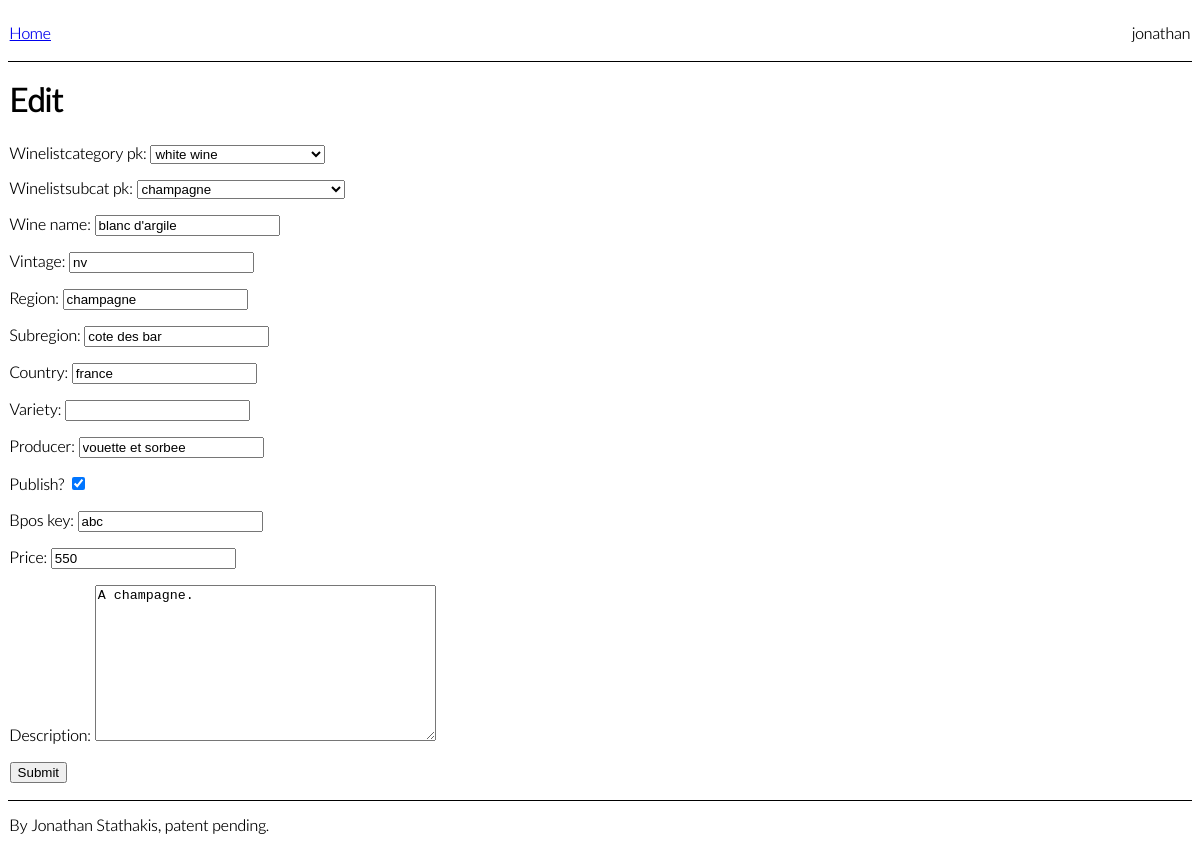
Page /update/1/ (signed in) on the committed database.
### wine_wiki/models.py (models this page shows, shortened)
class Wine(models.Model):
    winelistcategory_pk = models.ForeignKey(
        WineListCategory, on_delete=models.PROTECT, null=True
    )
    winelistsubcat_pk = models.ForeignKey(
        WineListSubCat, on_delete=models.PROTECT, null=True
    )
    wine_name = models.CharField(max_length=100, blank=True)
    vintage = models.CharField(max_length=4, blank=True)
    region = models.CharField(max_length=100, blank=True)
    subregion = models.CharField(max_length=100, blank=True)
    country = models.CharField(max_length=100, blank=True)
    variety = models.CharField(max_length=100, blank=True)
    producer = models.CharField(max_length=100, blank=True)
    is_published = models.BooleanField(default=False, verbose_name="Publish?")
    created_on = models.DateTimeField(auto_now_add=True)
    bpos_key = models.CharField(max_length=100, blank=True)
    price = models.IntegerField(blank=True)
    description = models.TextField(blank=True)
    """represents a wine wiki wine"""

### wine_wiki/views.py (the view)
# urls.py: path("update/<int:pk>/", view=views.WineUpdateView.as_view(), name="wine-update"),
class WineUpdateView(generic.UpdateView):
    model = Wine
    fields = "__all__"
    template_name = "wine_wiki/wine_update.html"

### wine_wiki/models.py (called while the page is built)
    def __str__(self):
        return str(self.category)

    def __str__(self):
        return str(self.subcategory)

### wine_wiki/templates/wine_wiki/wine_update.html (shortened to what this page needs)
{% extends 'wine_wiki/base.html' %} {% block content %}
<h1>Edit</h1>
<form method="POST">
    {{ form.as_p }}
    <input type="submit" name="submit" />
</form>
{% endblock %}

### wine_wiki/templates/wine_wiki/base.html
{% load static %}
<link rel="stylesheet" href="{% static 'wine_wiki/style.css' %}" />
<div class="container">
  <div class="header">
    <div class="header-links">
      <p><a href="{% url 'home' %}">Home</a></p>
    </div>
    <div class="header-user">
      <p>{{ user.username|default:"Guest" }}</p>
      </div>
    </div>
  <div class="content">{% block content %} {% endblock %}</div>
  <div class="footer"><p> By Jonathan Stathakis, patent pending.</p></div>
</div>

### wine_wiki/static/wine_wiki/style.css (style rules this page uses)
.container { width: 100%; height: 100%; display: flex; flex-direction: column; flex-wrap: nowrap; }
.header { display: flex; flex-direction: row; justify-content: space-between; align-items: center; flex-wrap: nowrap; padding: 0.1em; flex-shrink: 0; border-bottom: 1px solid black; }
.content { padding: 0.1em; flex-grow: 1; overflow: auto; min-height: 2em; }
.footer { padding: 0.1em; flex-shrink: 0; border-top: 1px solid black; }

### rows in the picture
Wine: winelistcategory_pk "white wine", winelistsubcat_pk "champagne", wine_name "blanc d'argile", vintage "nv", region "champagne", subregion "cote des bar", country "france", producer "vouette et sorbee", is_published "☑", bpos_key "abc", price "550", description "A champagne."

### other values in the picture
{{ user.username|default:"Guest" }} "jonathan"
